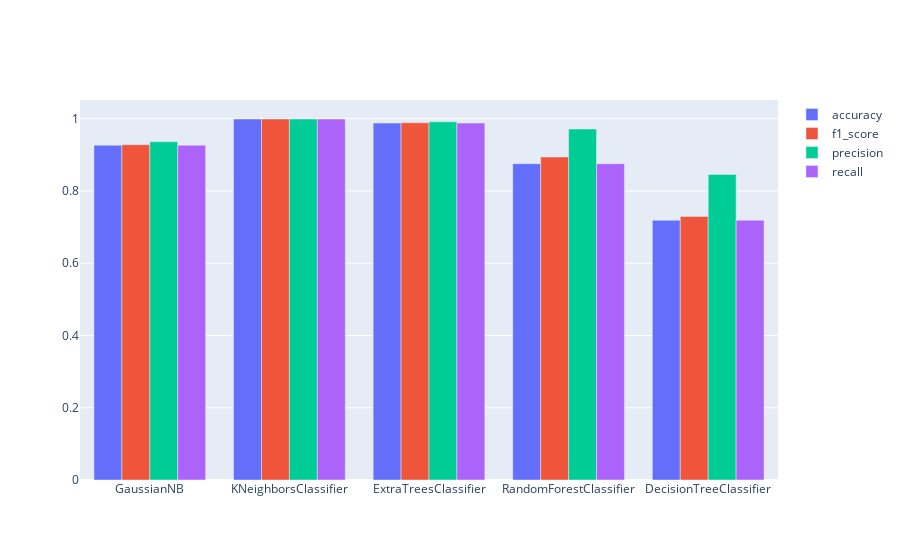

Notebook cell for this chart:
### Code cell
#dispaly the accuracy,f1 sorce,precision and recall of the result
import plotly.graph_objects as go
fig=go.Figure(data=[
    go.Bar(name='accuracy',x=df_results.index,y=df_results['accuracy']),
    go.Bar(name='f1_score',x=df_results.index,y=df_results['f1_score']),
    go.Bar(name='precision',x=df_results.index,y=df_results['precision']),
    go.Bar(name='recall',x=df_results.index,y=df_results['recall'])
])
fig.update_layout(barmode='group')
fig.show()

### Figure 1 — Plotly figure (JSON) as saved in the notebook; plotly's stock layout.template omitted (floating-point values rounded to 4 significant figures)
{"data": [{"name": "accuracy", "type": "bar", "x": ["GaussianNB", "KNeighborsClassifier", "ExtraTreesClassifier", "RandomForestClassifier", "DecisionTreeClassifier"], "y": [0.9267, 0.9992, 0.9878, 0.8755, 0.7189]}, {"name": "f1_score", "type": "bar", "x": ["GaussianNB", "KNeighborsClassifier", "ExtraTreesClassifier", "RandomForestClassifier", "DecisionTreeClassifier"], "y": [0.9279, 0.9992, 0.9889, 0.8941, 0.7296]}, {"name": "precision", "type": "bar", "x": ["GaussianNB", "KNeighborsClassifier", "ExtraTreesClassifier", "RandomForestClassifier", "DecisionTreeClassifier"], "y": [0.9364, 0.9992, 0.9914, 0.9715, 0.8459]}, {"name": "recall", "type": "bar", "x": ["GaussianNB", "KNeighborsClassifier", "ExtraTreesClassifier", "RandomForestClassifier", "DecisionTreeClassifier"], "y": [0.9267, 0.9992, 0.9878, 0.8755, 0.7189]}], "layout": {"barmode": "group"}}
